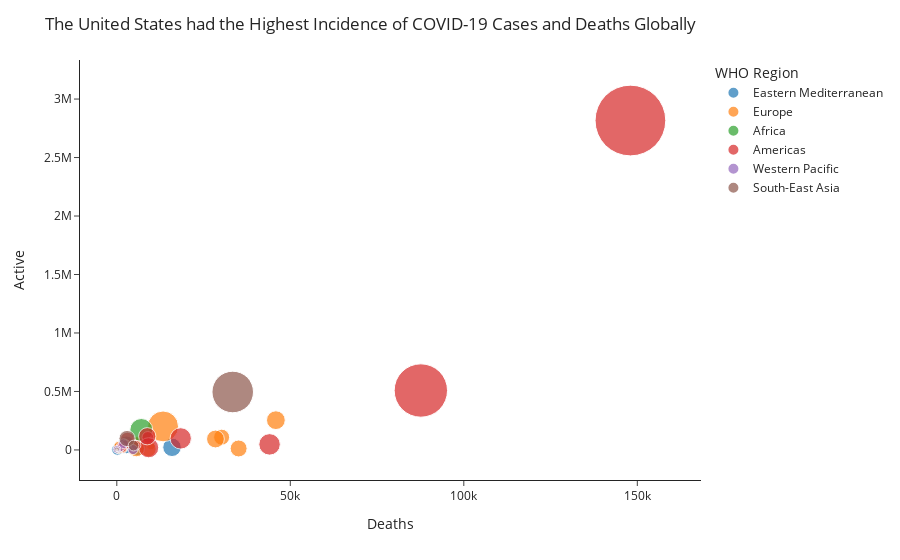

Notebook code for this chart:
### Markdown cell above
It is interesting to see the degree to which the United States was affected by COVID-19. The majority of countries reported less than 1.5 millions cases and 50,000 deaths. With the exception of Brazil. The United States on the other hand reported close to 3 million cases and above 140,000 deaths. The United States was further out on it's own in terms of COVID-19 cases and deaths.

### Code cell
fig = px.scatter(df, x="Deaths", y="Active", size="Confirmed", hover_name="Country/Region", color="WHO Region", template="simple_white", size_max=50)
fig.update_layout(
    height=400,
    title_text="The United States had the Highest Incidence of COVID-19 Cases and Deaths Globally")
fig.show()

### Figure 1 — Plotly figure (JSON) as saved in the notebook; plotly's stock layout.template omitted (floating-point values rounded to 4 significant figures)
{"data": [{"hovertemplate": "<b>%{hovertext}</b><br><br>WHO Region=Eastern Mediterranean<br>Deaths=%{x}<br>Active=%{y}<br>Confirmed=%{marker.size}<extra></extra>", "hovertext": ["Afghanistan", "Bahrain", "Djibouti", "Egypt", "Iran", "Iraq", "Jordan", "Kuwait", "Lebanon", "Libya", "Morocco", "Oman", "Pakistan", "Qatar", "Saudi Arabia", "Somalia", "Sudan", "Syria", "Tunisia", "United Arab Emirates", "West Bank and Gaza", "Yemen"], "legendgroup": "Eastern Mediterranean", "marker": {"color": "#1F77B4", "size": [36263, 39482, 5059, 92482, 293606, 112585, 1176, 64379, 3882, 2827, 20887, 77058, 274289, 109597, 268934, 3196, 11424, 674, 1455, 59177, 10621, 1691], "sizemode": "area", "sizeref": 1716.0, "symbol": "circle"}, "mode": "markers", "name": "Eastern Mediterranean", "orientation": "v", "showlegend": true, "type": "scatter", "x": [1269, 141, 58, 4652, 15912, 4458, 11, 438, 51, 64, 316, 393, 5842, 165, 2760, 93, 720, 40, 50, 345, 78, 483], "xaxis": "x", "y": [9796, 3231, 24, 52992, 22550, 30983, 124, 8884, 2122, 2186, 4018, 19637, 27421, 3104, 43238, 1560, 4765, 634, 248, 6322, 6791, 375], "yaxis": "y"}, {"hovertemplate": "<b>%{hovertext}</b><br><br>WHO Region=Europe<br>Deaths=%{x}<br>Active=%{y}<br>Confirmed=%{marker.size}<extra></extra>", "hovertext": ["Albania", "Andorra", "Armenia", "Austria", "Azerbaijan", "Belarus", "Belgium", "Bosnia and Herzegovina", "Bulgaria", "Croatia", "Cyprus", "Czechia", "Denmark", "Estonia", "Finland", "France", "Georgia", "Germany", "Greece", "Greenland", "Holy See", "Hungary", "Iceland", "Ireland", "Israel", "Italy", "Kazakhstan", "Kosovo", "Kyrgyzstan", "Latvia", "Liechtenstein", "Lithuania", "Luxembourg", "Malta", "Moldova", "Monaco", "Montenegro", "Netherlands", "North Macedonia", "Norway", "Poland", "Portugal", "Romania", "Russia", "San Marino", "Serbia", "Slovakia", "Slovenia", "Spain", "Sweden", "Switzerland", "Tajikistan", "Turkey", "Ukraine", "United Kingdom", "Uzbekistan"], "legendgroup": "Europe", "marker": {"color": "#FF7F0E", "size": [4880, 907, 37390, 20558, 30446, 67251, 66428, 10498, 10621, 4881, 1060, 15516, 13761, 2034, 7398, 220352, 1137, 207112, 4227, 14, 12, 4448, 1854, 25892, 63985, 246286, 84648, 7413, 33296, 1219, 86, 2019, 6321, 701, 23154, 116, 2893, 53413, 10213, 9132, 43402, 50299, 45902, 816680, 699, 24141, 2181, 2087, 272421, 79395, 34477, 7235, 227019, 67096, 301708, 21209], "sizemode": "area", "sizeref": 1716.0, "symbol": "circle"}, "mode": "markers", "name": "Europe", "orientation": "v", "showlegend": true, "type": "scatter", "x": [144, 52, 711, 713, 423, 538, 9822, 294, 347, 139, 19, 373, 613, 69, 329, 30212, 16, 9125, 202, 0, 0, 596, 10, 1764, 474, 35112, 585, 185, 1301, 31, 1, 80, 112, 9, 748, 4, 45, 6160, 466, 255, 1676, 1719, 2206, 13334, 42, 543, 28, 116, 28432, 5700, 1978, 60, 5630, 1636, 45844, 121], "xaxis": "x", "y": [1991, 52, 10014, 1599, 6781, 6221, 39154, 5274, 4689, 806, 189, 3715, 543, 42, 149, 108928, 199, 7673, 2651, 1, 0, 523, 21, 764, 36378, 12581, 29659, 3201, 10790, 143, 4, 319, 1384, 27, 6252, 8, 2039, 47064, 4183, 125, 8870, 13205, 17902, 201097, 0, 23598, 537, 238, 93613, 73695, 1599, 1147, 10920, 28258, 254427, 9414], "yaxis": "y"}, {"hovertemplate": "<b>%{hovertext}</b><br><br>WHO Region=Africa<br>Deaths=%{x}<br>Active=%{y}<br>Confirmed=%{marker.size}<extra></extra>", "hovertext": ["Algeria", "Angola", "Benin", "Botswana", "Burkina Faso", "Burundi", "Cabo Verde", "Cameroon", "Central African Republic", "Chad", "Comoros", "Congo (Brazzaville)", "Congo (Kinshasa)", "Cote d'Ivoire", "Equatorial Guinea", "Eritrea", "Eswatini", "Ethiopia", "Gabon", "Gambia", "Ghana", "Guinea", "Guinea-Bissau", "Kenya", "Lesotho", "Liberia", "Madagascar", "Malawi", "Mali", "Mauritania", "Mauritius", "Mozambique", "Namibia", "Niger", "Nigeria", "Rwanda", "Sao Tome and Principe", "Senegal", "Seychelles", "Sierra Leone", "South Africa", "South Sudan", "Tanzania", "Togo", "Uganda", "Western Sahara", "Zambia", "Zimbabwe"], "legendgroup": "Africa", "marker": {"color": "#2CA02C", "size": [27973, 950, 1770, 739, 1100, 378, 2328, 17110, 4599, 922, 354, 3200, 8844, 15655, 3071, 265, 2316, 14547, 7189, 326, 33624, 7055, 1954, 17975, 505, 1167, 9690, 3664, 2513, 6208, 344, 1701, 1843, 1132, 41180, 1879, 865, 9764, 114, 1783, 452529, 2305, 509, 874, 1128, 10, 4552, 2704], "sizemode": "area", "sizeref": 1716.0, "symbol": "circle"}, "mode": "markers", "name": "Africa", "orientation": "v", "showlegend": true, "type": "scatter", "x": [1163, 41, 35, 2, 53, 1, 22, 391, 59, 75, 7, 54, 208, 96, 51, 0, 34, 228, 49, 8, 168, 45, 26, 285, 12, 72, 91, 99, 124, 156, 10, 11, 8, 69, 860, 5, 14, 194, 0, 66, 7067, 46, 21, 18, 2, 1, 140, 36], "xaxis": "x", "y": [7973, 667, 699, 674, 121, 76, 756, 2180, 2994, 37, 19, 2317, 2936, 5198, 2178, 74, 1257, 7933, 2458, 252, 3655, 753, 1125, 9857, 365, 449, 3339, 1920, 476, 1399, 2, 1690, 1734, 36, 22117, 899, 117, 3093, 75, 400, 170537, 1084, 305, 249, 140, 1, 1597, 2126], "yaxis": "y"}, {"hovertemplate": "<b>%{hovertext}</b><br><br>WHO Region=Americas<br>Deaths=%{x}<br>Active=%{y}<br>Confirmed=%{marker.size}<extra></extra>", "hovertext": ["Antigua and Barbuda", "Argentina", "Bahamas", "Barbados", "Belize", "Bolivia", "Brazil", "Canada", "Chile", "Colombia", "Costa Rica", "Cuba", "Dominica", "Dominican Republic", "Ecuador", "El Salvador", "Grenada", "Guatemala", "Guyana", "Haiti", "Honduras", "Jamaica", "Mexico", "Nicaragua", "Panama", "Paraguay", "Peru", "Saint Kitts and Nevis", "Saint Lucia", "Saint Vincent and the Grenadines", "Suriname", "Trinidad and Tobago", "US", "Uruguay", "Venezuela"], "legendgroup": "Americas", "marker": {"color": "#D62728", "size": [86, 167416, 382, 110, 48, 71181, 2442375, 116458, 347923, 257101, 15841, 2532, 18, 64156, 81161, 15035, 23, 45309, 389, 7340, 39741, 853, 395489, 3439, 61442, 4548, 389717, 17, 24, 52, 1483, 148, 4290259, 1202, 15988], "sizemode": "area", "sizeref": 1716.0, "symbol": "circle"}, "mode": "markers", "name": "Americas", "orientation": "v", "showlegend": true, "type": "scatter", "x": [3, 3059, 11, 7, 2, 2647, 87618, 8944, 9187, 8777, 115, 87, 0, 1083, 5532, 408, 0, 1761, 20, 158, 1166, 10, 44022, 108, 1322, 43, 18418, 0, 0, 0, 24, 8, 148011, 35, 146], "xaxis": "x", "y": [18, 91782, 280, 9, 20, 47056, 508116, 107514, 18782, 117163, 11902, 94, 0, 32869, 40733, 6849, 0, 11093, 188, 2817, 33536, 129, 47657, 839, 25034, 1600, 98752, 2, 2, 13, 534, 12, 2816444, 216, 5883], "yaxis": "y"}, {"hovertemplate": "<b>%{hovertext}</b><br><br>WHO Region=Western Pacific<br>Deaths=%{x}<br>Active=%{y}<br>Confirmed=%{marker.size}<extra></extra>", "hovertext": ["Australia", "Brunei", "Cambodia", "China", "Fiji", "Japan", "Laos", "Malaysia", "Mongolia", "New Zealand", "Papua New Guinea", "Philippines", "Singapore", "South Korea", "Taiwan*", "Vietnam"], "legendgroup": "Western Pacific", "marker": {"color": "#9467BD", "size": [15303, 141, 226, 86783, 27, 31142, 20, 8904, 289, 1557, 62, 82040, 50838, 14203, 462, 431], "sizemode": "area", "sizeref": 1716.0, "symbol": "circle"}, "mode": "markers", "name": "Western Pacific", "orientation": "v", "showlegend": true, "type": "scatter", "x": [167, 3, 0, 4656, 0, 998, 0, 124, 0, 22, 0, 1945, 27, 300, 7, 0], "xaxis": "x", "y": [5825, 0, 79, 3258, 9, 8174, 1, 179, 67, 21, 51, 53649, 5119, 896, 15, 66], "yaxis": "y"}, {"hovertemplate": "<b>%{hovertext}</b><br><br>WHO Region=South-East Asia<br>Deaths=%{x}<br>Active=%{y}<br>Confirmed=%{marker.size}<extra></extra>", "hovertext": ["Bangladesh", "Bhutan", "Burma", "India", "Indonesia", "Maldives", "Nepal", "Sri Lanka", "Thailand", "Timor-Leste"], "legendgroup": "South-East Asia", "marker": {"color": "#8C564B", "size": [226225, 99, 350, 1480073, 100303, 3369, 18752, 2805, 3297, 24], "sizemode": "area", "sizeref": 1716.0, "symbol": "circle"}, "mode": "markers", "name": "South-East Asia", "orientation": "v", "showlegend": true, "type": "scatter", "x": [2965, 0, 6, 33408, 4838, 15, 48, 11, 58, 0], "xaxis": "x", "y": [97577, 13, 52, 495499, 37292, 807, 4950, 673, 128, 24], "yaxis": "y"}], "layout": {"autosize": true, "legend": {"itemsizing": "constant", "title": {"text": "WHO Region"}, "tracegroupgap": 0}, "margin": {"t": 60}, "title": {"text": "The United States had the Highest Incidence of COVID-19 Cases and Deaths Globally"}, "xaxis": {"anchor": "y", "autorange": true, "domain": [0, 1], "range": [-9812.0, 164600.0], "title": {"text": "Deaths"}, "type": "linear"}, "yaxis": {"anchor": "x", "autorange": true, "domain": [0, 1], "range": [-351600.0, 3619000.0], "title": {"text": "Active"}, "type": "linear"}}}
